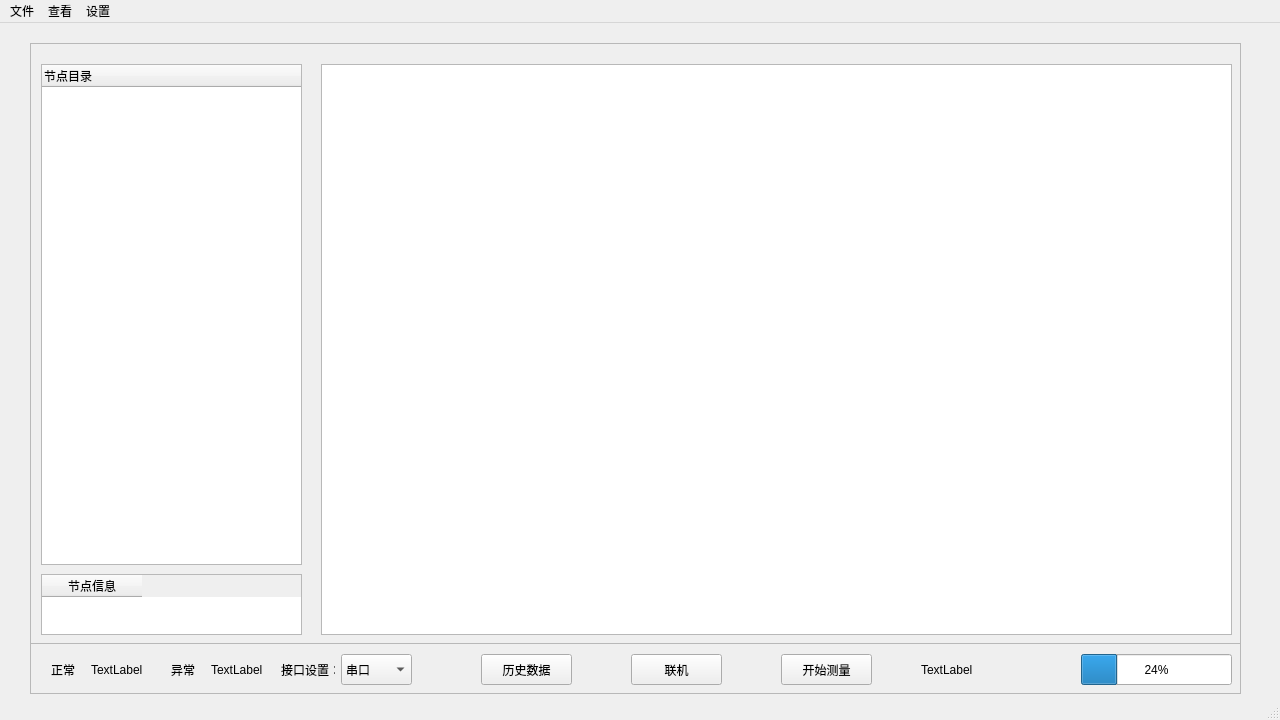
<?xml version="1.0" encoding="UTF-8"?>
<ui version="4.0">
 <class>MainWindow</class>
 <widget class="QMainWindow" name="MainWindow">
  <property name="geometry">
   <rect>
    <x>0</x>
    <y>0</y>
    <width>1280</width>
    <height>720</height>
   </rect>
  </property>
  <property name="windowTitle">
   <string>MainWindow</string>
  </property>
  <widget class="QWidget" name="centralwidget">
   <widget class="QScrollArea" name="scrollArea">
    <property name="geometry">
     <rect>
      <x>30</x>
      <y>20</y>
      <width>1211</width>
      <height>601</height>
     </rect>
    </property>
    <property name="widgetResizable">
     <bool>true</bool>
    </property>
    <widget class="QWidget" name="scrollAreaWidgetContents">
     <property name="geometry">
      <rect>
       <x>0</x>
       <y>0</y>
       <width>1209</width>
       <height>599</height>
      </rect>
     </property>
     <widget class="QTableWidget" name="tableWidget">
      <property name="geometry">
       <rect>
        <x>10</x>
        <y>530</y>
        <width>261</width>
        <height>61</height>
       </rect>
      </property>
      <property name="minimumSize">
       <size>
        <width>50</width>
        <height>50</height>
       </size>
      </property>
      <property name="maximumSize">
       <size>
        <width>500</width>
        <height>2000</height>
       </size>
      </property>
      <column>
       <property name="text">
        <string>节点信息</string>
       </property>
      </column>
     </widget>
     <widget class="QTreeWidget" name="treeWidget">
      <property name="geometry">
       <rect>
        <x>10</x>
        <y>20</y>
        <width>261</width>
        <height>501</height>
       </rect>
      </property>
      <column>
       <property name="text">
        <string notr="true">节点目录</string>
       </property>
      </column>
     </widget>
     <widget class="QGraphicsView" name="graphicsView">
      <property name="geometry">
       <rect>
        <x>290</x>
        <y>20</y>
        <width>911</width>
        <height>571</height>
       </rect>
      </property>
     </widget>
    </widget>
   </widget>
   <widget class="QScrollArea" name="scrollArea_2">
    <property name="geometry">
     <rect>
      <x>30</x>
      <y>620</y>
      <width>1211</width>
      <height>51</height>
     </rect>
    </property>
    <property name="widgetResizable">
     <bool>true</bool>
    </property>
    <widget class="QWidget" name="scrollAreaWidgetContents_2">
     <property name="geometry">
      <rect>
       <x>0</x>
       <y>0</y>
       <width>1209</width>
       <height>49</height>
      </rect>
     </property>
     <widget class="QLabel" name="label">
      <property name="geometry">
       <rect>
        <x>20</x>
        <y>10</y>
        <width>31</width>
        <height>31</height>
       </rect>
      </property>
      <property name="text">
       <string>正常</string>
      </property>
     </widget>
     <widget class="QLabel" name="label_2">
      <property name="geometry">
       <rect>
        <x>60</x>
        <y>10</y>
        <width>54</width>
        <height>31</height>
       </rect>
      </property>
      <property name="text">
       <string>TextLabel</string>
      </property>
     </widget>
     <widget class="QLabel" name="label_3">
      <property name="geometry">
       <rect>
        <x>140</x>
        <y>10</y>
        <width>31</width>
        <height>31</height>
       </rect>
      </property>
      <property name="text">
       <string>异常</string>
      </property>
     </widget>
     <widget class="QLabel" name="label_4">
      <property name="geometry">
       <rect>
        <x>180</x>
        <y>10</y>
        <width>54</width>
        <height>31</height>
       </rect>
      </property>
      <property name="text">
       <string>TextLabel</string>
      </property>
     </widget>
     <widget class="QLabel" name="label_5">
      <property name="geometry">
       <rect>
        <x>250</x>
        <y>10</y>
        <width>54</width>
        <height>31</height>
       </rect>
      </property>
      <property name="text">
       <string>接口设置：</string>
      </property>
     </widget>
     <widget class="QComboBox" name="comboBox">
      <property name="geometry">
       <rect>
        <x>310</x>
        <y>10</y>
        <width>71</width>
        <height>31</height>
       </rect>
      </property>
      <item>
       <property name="text">
        <string>串口</string>
       </property>
      </item>
      <item>
       <property name="text">
        <string>socket</string>
       </property>
      </item>
     </widget>
     <widget class="QPushButton" name="pushButton_3">
      <property name="geometry">
       <rect>
        <x>450</x>
        <y>10</y>
        <width>91</width>
        <height>31</height>
       </rect>
      </property>
      <property name="text">
       <string>历史数据</string>
      </property>
     </widget>
     <widget class="QPushButton" name="pushButton_4">
      <property name="geometry">
       <rect>
        <x>750</x>
        <y>10</y>
        <width>91</width>
        <height>31</height>
       </rect>
      </property>
      <property name="text">
       <string>开始测量</string>
      </property>
     </widget>
     <widget class="QPushButton" name="pushButton">
      <property name="geometry">
       <rect>
        <x>600</x>
        <y>10</y>
        <width>91</width>
        <height>31</height>
       </rect>
      </property>
      <property name="text">
       <string>联机</string>
      </property>
     </widget>
     <widget class="QProgressBar" name="progressBar">
      <property name="geometry">
       <rect>
        <x>1050</x>
        <y>10</y>
        <width>151</width>
        <height>31</height>
       </rect>
      </property>
      <property name="value">
       <number>24</number>
      </property>
     </widget>
     <widget class="QLabel" name="label_6">
      <property name="geometry">
       <rect>
        <x>890</x>
        <y>10</y>
        <width>151</width>
        <height>31</height>
       </rect>
      </property>
      <property name="text">
       <string>TextLabel</string>
      </property>
     </widget>
    </widget>
   </widget>
  </widget>
  <widget class="QMenuBar" name="menubar">
   <property name="geometry">
    <rect>
     <x>0</x>
     <y>0</y>
     <width>1280</width>
     <height>23</height>
    </rect>
   </property>
   <widget class="QMenu" name="menu">
    <property name="title">
     <string>文件</string>
    </property>
   </widget>
   <widget class="QMenu" name="menu_2">
    <property name="title">
     <string>查看</string>
    </property>
   </widget>
   <widget class="QMenu" name="menu_3">
    <property name="title">
     <string>设置</string>
    </property>
   </widget>
   <addaction name="menu"/>
   <addaction name="menu_2"/>
   <addaction name="menu_3"/>
  </widget>
  <widget class="QStatusBar" name="statusbar"/>
 </widget>
 <resources/>
 <connections/>
</ui>
